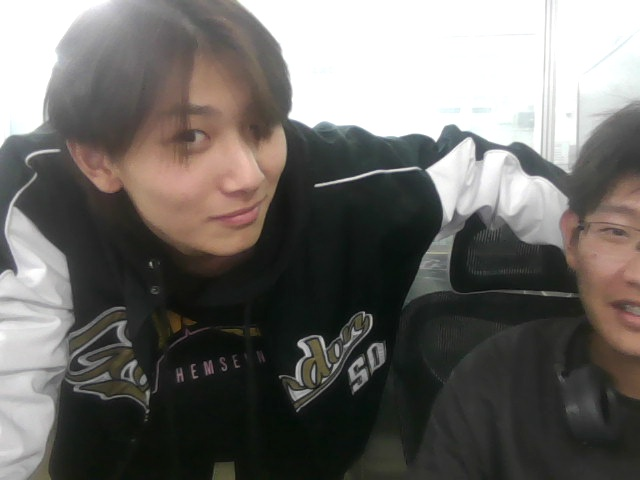
#> input picture 03shibie/data/1.name.jpg, 640 x 480 px, found by its file name; its folder holds 4 pictures in this run
$ python '02数据训练.py'
#> lines starting #> are read from the running program, lines starting #| are printed output that depends on the picture
# 导入模块
import os
import cv2 as cv
from  PIL import Image
import numpy as np


def getImageAndLabels(path):
    # 储存人脸数据
#> called with path = 'D:\\python\\03shibie\\data\\'
    faceSamples = []
    # 存储姓名数据
    ids = []
    # 储存图片信息
    imagePaths = [os.path.join(path,f) for f in os.listdir(path)]
    # 加载分类器
    face_detector = cv.CascadeClassifier('C:/Users/Lenovo/Downloads/opencv/sources/data/haarcascades/haarcascade_frontalface_alt2.xml')
    #打印数组imagePaths
    print('数据排列：',imagePaths)
    id=None  # 设置默认值
    # 遍历列表中的图片
    for imagePath in imagePaths:
        # 打开图片，灰度化PIL有九种不同模式：1,L,P,RGB,RGBA,CMYK,YCbCr,I,F
        PIL_img = Image.open(imagePath).convert('L')
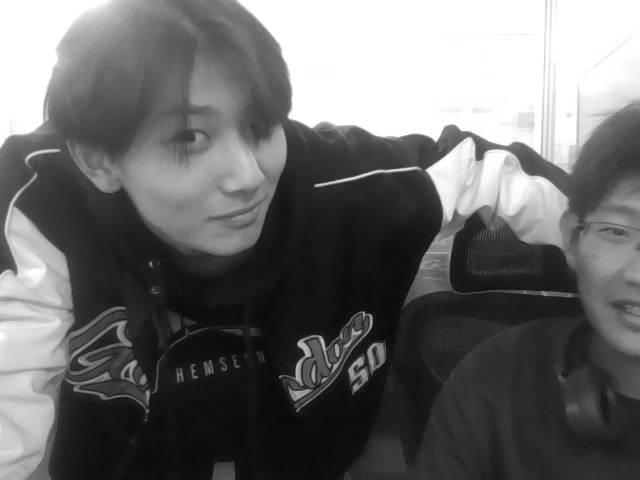
#> PIL_img: PIL image 640x480 L; min 4, max 255, mean 107.1
        # 将图片转换为数组，以黑白深浅
        img_numpy = np.array(PIL_img,'uint8')
        # 获取图片人脸特征
        faces = face_detector.detectMultiScale(img_numpy)
#> faces = [[129, 63, 192, 192]]
        # 获取每张图片的id和姓名
        id = int(os.path.split(imagePath)[1].split('.')[0])
        # 预防无面容图片
        for x,y,w,h in faces:
            ids.append(id)
            faceSamples.append(img_numpy[y:y+h,x:x+w])
#> this loop made 1 pass
#> after the loop, faceSamples = 1 item; ids = [1]
#> pass 2 of the loop in getImageAndLabels, `for imagePath in imagePaths:`:
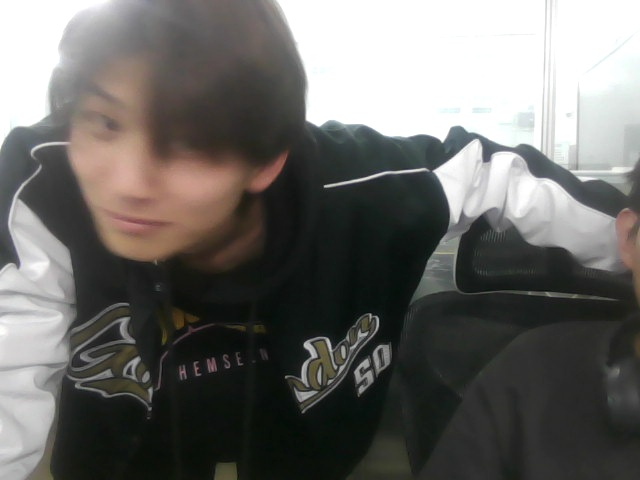
#> input picture 03shibie/data/2.name.jpg, 640 x 480 px, found by its file name
#> in getImageAndLabels, `PIL_img = Image.open(imagePath).convert('L')`:
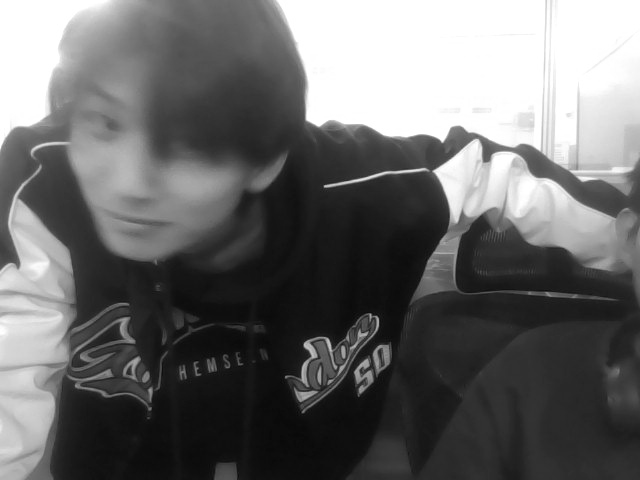
#> PIL_img: PIL image 640x480 L; min 7, max 255, mean 105.8
#> faces = ()
#> pass 3 of the loop in getImageAndLabels, `for imagePath in imagePaths:`:
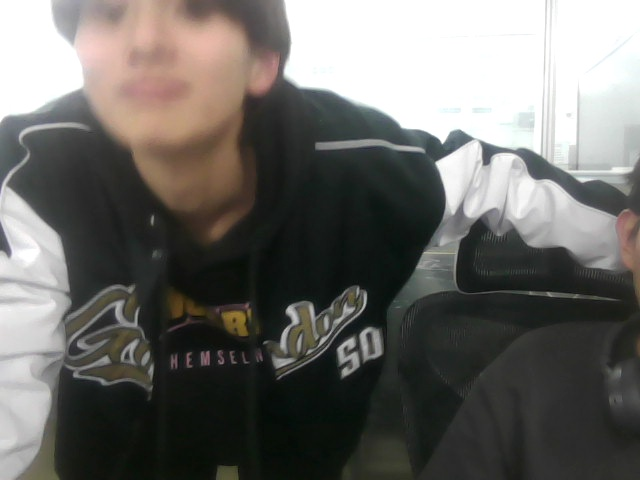
#> input picture 03shibie/data/3.name.jpg, 640 x 480 px, found by its file name
#> in getImageAndLabels, `PIL_img = Image.open(imagePath).convert('L')`:
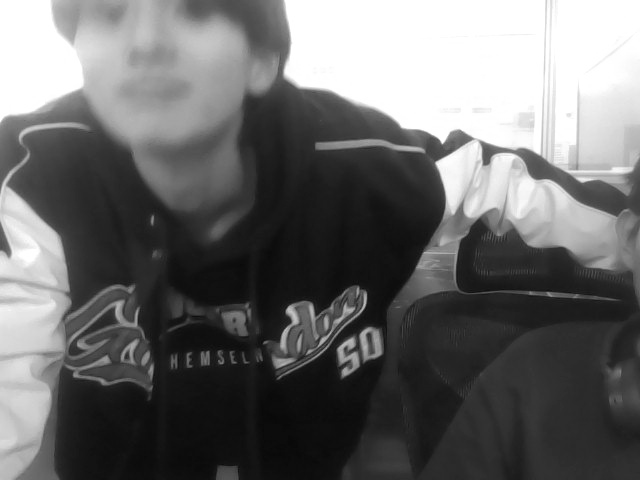
#> PIL_img: PIL image 640x480 L; min 8, max 255, mean 106.4
#> the loop made 4 passes; the first 3 are shown
        # 打印脸部特征和id
    if id is not None:  # 只有当id不为None时才打印
        print('id:',id)
    print('fs:',faceSamples)
    return faceSamples,ids

if __name__ == '__main__':
    #图片路径
    path='D:\\python\\03shibie\\data\\'
    #获取图像数组和id标签数组和姓名
    faces,ids=getImageAndLabels(path)
    #获取训练对象
    recognizer=cv.face.LBPHFaceRecognizer_create()
    #recognizer.train(faces,names)#np.array(ids)
    recognizer.train(faces,np.array(ids))
    #保存文件
    recognizer.write('D:\\python\\03shibie\\data\\trainer.yml')
    #save_to_file('names.txt',names)
